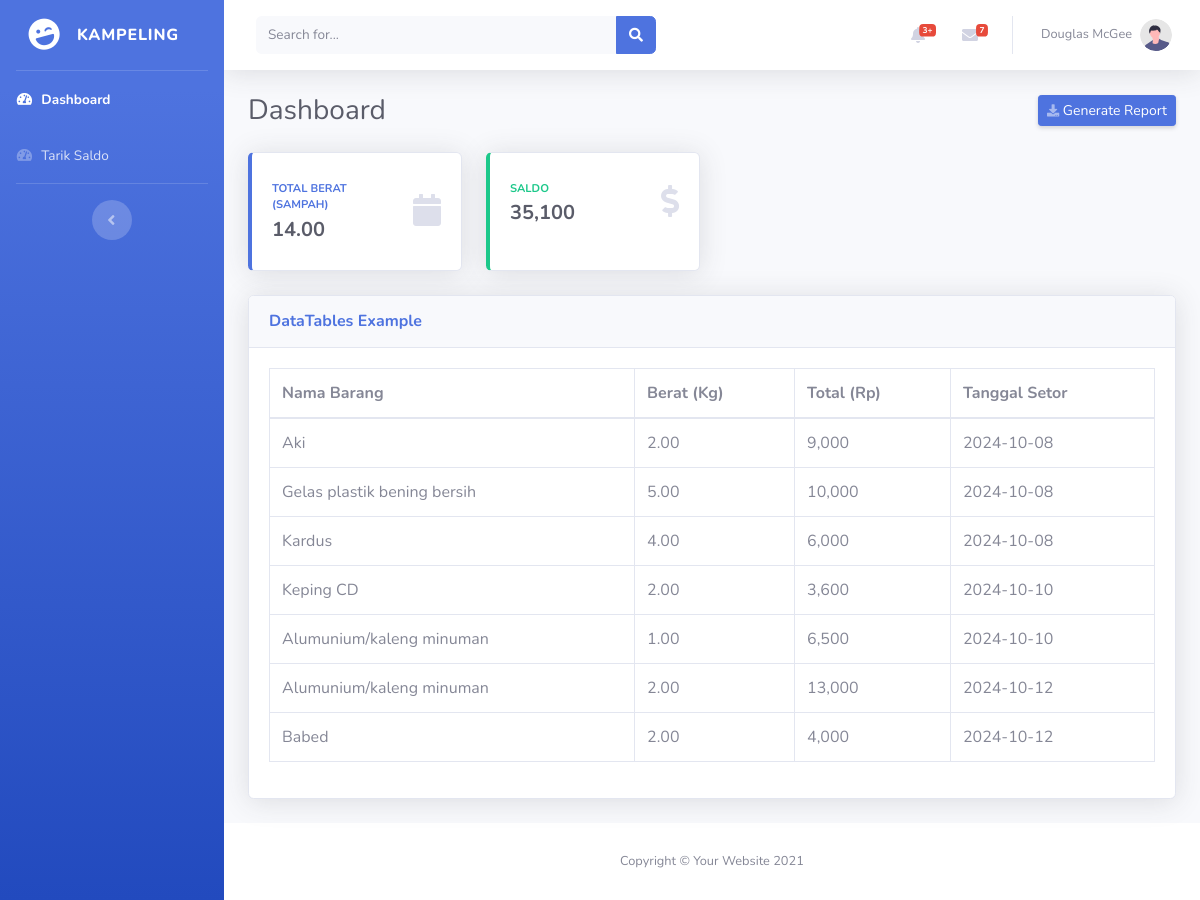
Screenshot of /dashboard_user.php (signed in) with the database file from the repository.
### tables this page shows
CREATE TABLE `user_saldo` (
  `id` int(11) NOT NULL,
  `user_id` int(11) NOT NULL,
  `total_berat` decimal(10,2) DEFAULT NULL,
  `total_saldo` decimal(10,2) DEFAULT NULL
);

CREATE TABLE `user_sampah` (
  `id` int(11) NOT NULL,
  `user_id` int(11) NOT NULL,
  `nama_barang` varchar(255) DEFAULT NULL,
  `harga_nasabah` decimal(10,2) DEFAULT NULL,
  `berat_kg` decimal(10,2) DEFAULT NULL,
  `total` decimal(10,2) DEFAULT NULL,
  `tanggal_setor` date DEFAULT NULL
);

### dashboard_user.php (the view, shortened to what this page needs)
<?php
$servername = "localhost";
$username = "root";
$password = "";
$dbname = "kampeling";
$conn = new mysqli($servername, $username, $password, $dbname);
$user_id = $_SESSION['user_id'];
$sql_saldo = "SELECT total_berat, total_saldo FROM user_saldo WHERE user_id = $user_id";
$result_saldo = $conn->query($sql_saldo);
$row_saldo = $result_saldo->fetch_assoc();
$sql_detail = "SELECT nama_barang, berat_kg, total, tanggal_setor FROM user_sampah WHERE user_id = $user_id";
$result_detail = $conn->query($sql_detail);
?>
<!DOCTYPE html>
<html lang="en">
<head>
    <link href="vendor/fontawesome-free/css/all.min.css" rel="stylesheet" type="text/css">
    <link href="css/sb-admin-2.min.css" rel="stylesheet">
</head>
<body id="page-top">
    <div id="wrapper">
        <ul class="navbar-nav bg-gradient-primary sidebar sidebar-dark accordion" id="accordionSidebar">
            <a class="sidebar-brand d-flex align-items-center justify-content-center" href="index.html">
                <div class="sidebar-brand-icon rotate-n-15">
                    <i class="fas fa-laugh-wink"></i>
                </div>
                <div class="sidebar-brand-text mx-3">kampeling</div>
            </a>
            <hr class="sidebar-divider my-0">
            <li class="nav-item active">
                <a class="nav-link" href="index.html">
                    <i class="fas fa-fw fa-tachometer-alt"></i>
                    <span>Dashboard</span></a>
            </li>
            <li class="nav-item">
                <a class="nav-link" href="index.html">
                    <i class="fas fa-fw fa-tachometer-alt"></i>
                    <span>Tarik Saldo</span></a>
            </li>
            <hr class="sidebar-divider d-none d-md-block">
            <div class="text-center d-none d-md-inline">
                <button class="rounded-circle border-0" id="sidebarToggle"></button>
            </div>
        </ul>
        <div id="content-wrapper" class="d-flex flex-column">
            <div id="content">
                <nav class="navbar navbar-expand navbar-light bg-white topbar mb-4 static-top shadow">
                    <form
                        class="d-none d-sm-inline-block form-inline mr-auto ml-md-3 my-2 my-md-0 mw-100 navbar-search">
                        <div class="input-group">
                            <input type="text" class="form-control bg-light border-0 small" placeholder="Search for..."
                                aria-label="Search" aria-describedby="basic-addon2">
                            <div class="input-group-append">
                                <button class="btn btn-primary" type="button">
                                    <i class="fas fa-search fa-sm"></i>
                                </button>
                            </div>
                        </div>
                    </form>
                    <ul class="navbar-nav ml-auto">
                        <li class="nav-item dropdown no-arrow mx-1">
                            <a class="nav-link dropdown-toggle" href="#" id="alertsDropdown" role="button"
                                data-toggle="dropdown" aria-haspopup="true" aria-expanded="false">
                                <i class="fas fa-bell fa-fw"></i>
                                <span class="badge badge-danger badge-counter">3+</span>
                            </a>
                        </li>
                        <li class="nav-item dropdown no-arrow mx-1">
                            <a class="nav-link dropdown-toggle" href="#" id="messagesDropdown" role="button"
                                data-toggle="dropdown" aria-haspopup="true" aria-expanded="false">
                                <i class="fas fa-envelope fa-fw"></i>
                                <span class="badge badge-danger badge-counter">7</span>
                            </a>
                        </li>
                        <li class="nav-item dropdown no-arrow">
                            <a class="nav-link dropdown-toggle" href="#" id="userDropdown" role="button"
                                data-toggle="dropdown" aria-haspopup="true" aria-expanded="false">
                                <span class="mr-2 d-none d-lg-inline text-gray-600 small">Douglas McGee</span>
                                <img class="img-profile rounded-circle"
                                    src="img/undraw_profile.svg">
                            </a>
                        </li>
                    </ul>
                </nav>
                <div class="container-fluid">
                    <div class="d-sm-flex align-items-center justify-content-between mb-4">
                        <h1 class="h3 mb-0 text-gray-800">Dashboard</h1>
                        <a href="#" class="d-none d-sm-inline-block btn btn-sm btn-primary shadow-sm"><i
                                class="fas fa-download fa-sm text-white-50"></i> Generate Report</a>
                    </div>
                    <div class="row">
                        <div class="col-xl-3 col-md-6 mb-4">
                            <div class="card border-left-primary shadow h-100 py-2">
                                <div class="card-body">
                                    <div class="row no-gutters align-items-center">
                                        <div class="col mr-2">
                                            <div class="text-xs font-weight-bold text-primary text-uppercase mb-1">
                                                Total Berat (sampah)</div>
                                            <div class="h5 mb-0 font-weight-bold text-gray-800"><?php echo $row_saldo['total_berat']; ?></div>
                                        </div>
                                        <div class="col-auto">
                                            <i class="fas fa-calendar fa-2x text-gray-300"></i>
                                        </div>
                                    </div>
                                </div>
                            </div>
                        </div>
                        <div class="col-xl-3 col-md-6 mb-4">
                            <div class="card border-left-success shadow h-100 py-2">
                                <div class="card-body">
                                    <div class="row no-gutters align-items-center">
                                        <div class="col mr-2">
                                            <div class="text-xs font-weight-bold text-success text-uppercase mb-1">
                                                Saldo</div>
                                            <div class="h5 mb-0 font-weight-bold text-gray-800"><?php echo number_format($row_saldo['total_saldo']); ?></div>
                                        </div>
                                        <div class="col-auto">
                                            <i class="fas fa-dollar-sign fa-2x text-gray-300"></i>
                                        </div>
                                    </div>
                                </div>
                            </div>
                        </div>
                    </div>
<div class="card shadow mb-4">
    <div class="card-header py-3">
        <h6 class="m-0 font-weight-bold text-primary">DataTables Example</h6>
    </div>
    <div class="card-body">
        <div class="table-responsive">
            <table class="table table-bordered" id="dataTable" width="100%" cellspacing="0">
                <thead>
                    <tr>
                        <th>Nama Barang</th>
                        <th>Berat (Kg)</th>
                        <th>Total (Rp)</th>
                        <th>Tanggal Setor</th>
                    </tr>
                </thead>
                <tbody>
                    <?php
                    if ($result_detail->num_rows > 0) {
                        while($row_detail = $result_detail->fetch_assoc()) {
                            echo "<tr><td>" . $row_detail['nama_barang']. "</td><td>" . $row_detail['berat_kg']. "</td><td>" . number_format($row_detail['total']). "</td><td>" . $row_detail['tanggal_setor']. "</td></tr>";
                        }
                    } else {
                        echo "<tr><td colspan='4'>No data found</td></tr>";
                    }
                    ?>
                </tbody>
            </table>
        </div>
    </div>
</div>
                </div>
            </div>
            <footer class="sticky-footer bg-white">
                <div class="container my-auto">
                    <div class="copyright text-center my-auto">
                        <span>Copyright &copy; Your Website 2021</span>
                    </div>
                </div>
            </footer>
        </div>
    </div>
</body>
</html>

### rows the page displays
user_saldo: total_berat "14.00", total_saldo "35,100"
user_sampah: nama_barang "Aki", berat_kg "2.00", total "9,000", tanggal_setor "2024-10-08"
user_sampah: nama_barang "Gelas plastik bening bersih", berat_kg "5.00", total "10,000", tanggal_setor "2024-10-08"
user_sampah: nama_barang "Kardus", berat_kg "4.00", total "6,000", tanggal_setor "2024-10-08"
user_sampah: nama_barang "Keping CD", berat_kg "2.00", total "3,600", tanggal_setor "2024-10-10"
user_sampah: nama_barang "Alumunium/kaleng minuman", berat_kg "1.00", total "6,500", tanggal_setor "2024-10-10"
user_sampah: nama_barang "Alumunium/kaleng minuman", berat_kg "2.00", total "13,000", tanggal_setor "2024-10-12"
user_sampah: nama_barang "Babed", berat_kg "2.00", total "4,000", tanggal_setor "2024-10-12"
